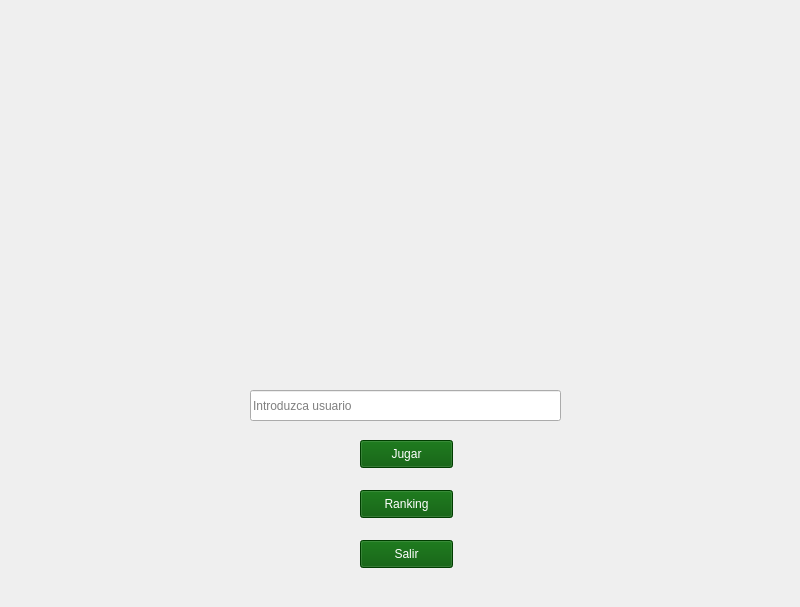
<?xml version="1.0" encoding="UTF-8"?>
<ui version="4.0">
 <class>Ventana</class>
 <widget class="QMainWindow" name="Ventana">
  <property name="geometry">
   <rect>
    <x>0</x>
    <y>0</y>
    <width>800</width>
    <height>607</height>
   </rect>
  </property>
  <property name="minimumSize">
   <size>
    <width>800</width>
    <height>607</height>
   </size>
  </property>
  <property name="maximumSize">
   <size>
    <width>800</width>
    <height>607</height>
   </size>
  </property>
  <property name="windowTitle">
   <string>Ventana Inicio</string>
  </property>
  <widget class="QWidget" name="widget">
   <widget class="QLabel" name="fondo">
    <property name="geometry">
     <rect>
      <x>-10</x>
      <y>-30</y>
      <width>811</width>
      <height>641</height>
     </rect>
    </property>
    <property name="text">
     <string/>
    </property>
    <property name="pixmap">
     <pixmap>../sprites/Fondos/fondoMenu.png</pixmap>
    </property>
    <property name="scaledContents">
     <bool>true</bool>
    </property>
    <property name="alignment">
     <set>Qt::AlignCenter</set>
    </property>
   </widget>
   <widget class="QLabel" name="logo">
    <property name="geometry">
     <rect>
      <x>50</x>
      <y>30</y>
      <width>671</width>
      <height>361</height>
     </rect>
    </property>
    <property name="text">
     <string/>
    </property>
    <property name="pixmap">
     <pixmap>../sprites/Elementos de juego/logo.png</pixmap>
    </property>
    <property name="scaledContents">
     <bool>true</bool>
    </property>
   </widget>
   <widget class="QLineEdit" name="usuario">
    <property name="geometry">
     <rect>
      <x>250</x>
      <y>390</y>
      <width>311</width>
      <height>31</height>
     </rect>
    </property>
    <property name="styleSheet">
     <string notr="true">font: 10pt &quot;MS Shell Dlg 2&quot;;</string>
    </property>
    <property name="alignment">
     <set>Qt::AlignLeading|Qt::AlignLeft|Qt::AlignVCenter</set>
    </property>
    <property name="placeholderText">
     <string>Introduzca usuario</string>
    </property>
   </widget>
   <widget class="QPushButton" name="boton_jugar">
    <property name="geometry">
     <rect>
      <x>360</x>
      <y>440</y>
      <width>93</width>
      <height>28</height>
     </rect>
    </property>
    <property name="styleSheet">
     <string notr="true">background-color: rgb(0, 85, 0);
font: 87 9pt &quot;Arial Black&quot;;
color: rgb(255, 255, 255);</string>
    </property>
    <property name="text">
     <string>Jugar</string>
    </property>
   </widget>
   <widget class="QPushButton" name="boton_ranking">
    <property name="geometry">
     <rect>
      <x>360</x>
      <y>490</y>
      <width>93</width>
      <height>28</height>
     </rect>
    </property>
    <property name="styleSheet">
     <string notr="true">background-color: rgb(0, 85, 0);
font: 87 9pt &quot;Arial Black&quot;;
color: rgb(255, 255, 255);</string>
    </property>
    <property name="text">
     <string>Ranking</string>
    </property>
   </widget>
   <widget class="QPushButton" name="boton_salir">
    <property name="geometry">
     <rect>
      <x>360</x>
      <y>540</y>
      <width>93</width>
      <height>28</height>
     </rect>
    </property>
    <property name="styleSheet">
     <string notr="true">background-color: rgb(0, 85, 0);
font: 87 9pt &quot;Arial Black&quot;;
color: rgb(255, 255, 255);</string>
    </property>
    <property name="text">
     <string>Salir</string>
    </property>
   </widget>
  </widget>
 </widget>
 <resources/>
 <connections/>
</ui>
